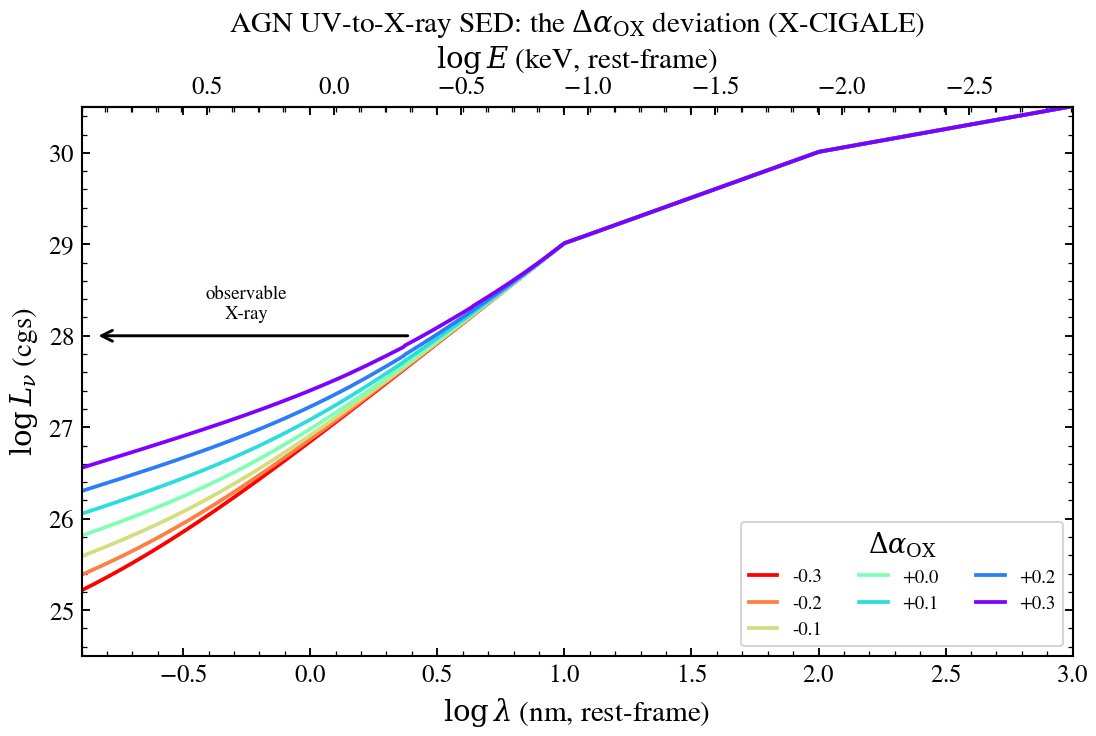

Write the Python code that produced this figure.
r"""
AGN UV-to-X-ray SED: the Δα_OX deviation
========================================

In the X-CIGALE AGN model (Yang et al. 2020) the X-ray corona is tied to the
accretion-disc UV continuum through the α_OX–L_2500 relation. A galaxy-by-galaxy
*deviation* ``Δα_OX`` lets the intrinsic X-ray-to-UV ratio float around that
mean relation: a more positive Δα_OX lifts the X-ray power law relative to the
(fixed) disc, a more negative one suppresses it. Because the disc anchors the
normalization, all curves pivot at the EUV/soft-X-ray join and overlap redward
of it; only the observable hard-X-ray side fans out.

This sweeps ``delta_alpha_ox`` over [−0.3, +0.3] at fixed disc luminosity,
reproducing the X-CIGALE schematic. The disc is the SKIRTOR intrinsic
accretion-disc continuum scaled so L_ν(2500 Å) = L_2500.
"""

import os

os.environ["TF_CPP_MIN_LOG_LEVEL"] = "2"

import warnings

import jax.numpy as jnp
import matplotlib as mpl
import numpy as np
from matplotlib import pyplot as plt

from tengri.analysis.plotting import setup_style
from tengri.components.agn.disc_cigale import skirtor_disk_spectrum
from tengri.xray import xray_agn_corona

setup_style()
warnings.filterwarnings("ignore", message=".*BakedInBackend.*")

_C_AA = 2.998e18
_KEV_AA = 12.398
_LOG_1P24 = np.log10(_KEV_AA / 10.0)

# logλ(nm) −0.9 … 3  ⇒  λ_Å = 10^(logλ_nm + 1) = 1.26 … 10000 Å.
wave_aa = jnp.logspace(np.log10(1.26), np.log10(1.0e4), 700)
wnp = np.asarray(wave_aa)
log_nm = np.log10(wnp / 10.0)

# Disc luminosity anchor.
_BC_NU = 5.15 * 1.199e15
L_2500 = 1.0e46 / _BC_NU

# SKIRTOR intrinsic disc shape (∫ dλ = 1), → L_ν, scaled so L_ν(2500 Å) = L_2500.
disc_llam = np.asarray(skirtor_disk_spectrum(jnp.asarray(wnp / 10.0), delta=0.0))
disc_lnu = disc_llam * wnp**2 / _C_AA
i2500 = int(np.argmin(np.abs(wnp - 2500.0)))
disc_lnu = disc_lnu * (L_2500 / max(disc_lnu[i2500], 1e-300))

dax_values = [-0.3, -0.2, -0.1, 0.0, 0.1, 0.2, 0.3]
# rainbow_r so Δα_OX = −0.3 is red and +0.3 is violet (matches X-CIGALE).
cmap = plt.get_cmap("rainbow_r")
norm = mpl.colors.Normalize(vmin=-0.3, vmax=0.3)

fig, ax = plt.subplots(figsize=(7.6, 5.2))
for d in dax_values:
    corona = np.asarray(xray_agn_corona(wave_aa, l_2500_30deg_erg_hz=L_2500, delta_alpha_ox=d))
    total = disc_lnu + corona
    ax.plot(
        log_nm,
        np.log10(np.clip(total, 1e-30, None)),
        color=cmap(norm(d)),
        lw=1.8,
        label=f"{d:+.1f}",
    )

# Observable hard-X-ray window (arrow pointing to short wavelength / high E).
ax.annotate(
    "", xy=(-0.85, 28.0), xytext=(0.4, 28.0), arrowprops=dict(arrowstyle="->", lw=1.4, color="k")
)
ax.text(-0.25, 28.15, "observable\nX-ray", ha="center", va="bottom", fontsize=9)

ax.set(
    xlim=(-0.9, 3.0),
    ylim=(24.5, 30.5),
    xlabel=r"$\log\lambda$ (nm, rest-frame)",
    ylabel=r"$\log L_\nu$ (cgs)",
)
ax_top = ax.secondary_xaxis("top", functions=(lambda x: _LOG_1P24 - x, lambda lk: _LOG_1P24 - lk))
ax_top.set_xlabel(r"$\log E$ (keV, rest-frame)")

ax.legend(title=r"$\Delta\alpha_{\rm OX}$", ncol=3, fontsize=9, loc="lower right", frameon=True)
ax.set_title(r"AGN UV-to-X-ray SED: the $\Delta\alpha_{\rm OX}$ deviation (X-CIGALE)")
fig.tight_layout()
plt.savefig("plot_xray_delta_alpha_ox_sed.png", dpi=150, bbox_inches="tight")
